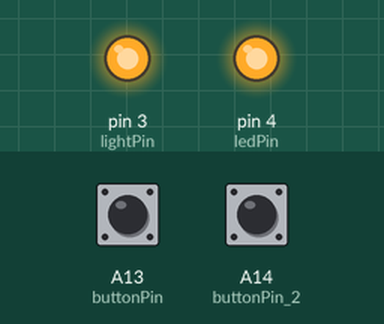
Bench run of a sketch on a simulated Arduino Mega 2560, built with avr-gcc and run on an emulated ATmega2560. Parts: output pins drawn as LEDs (lit = HIGH). The inputs (shaded band) are chosen by the test bench; at power-on: A13 (buttonPin) HIGH, A14 (buttonPin_2) HIGH. Pins used as bus, display or sensor lines are not drawn.

Above: at 1.2 s.
1.3 s: A13 (buttonPin) pulled LOW for 0.15 s
At 2.0 s:
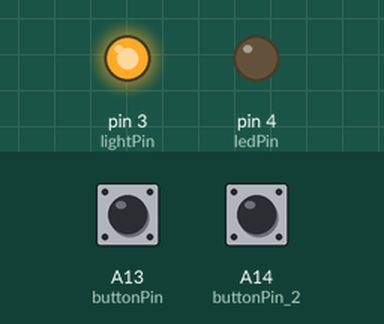
2.9 s: A14 (buttonPin_2) pulled LOW for 0.15 s
At 4.3 s:
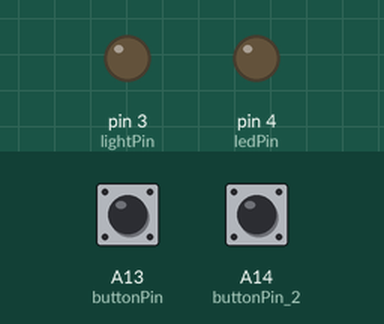
4.6 s: A13 (buttonPin) pulled LOW for 1 s
At 6.8 s:
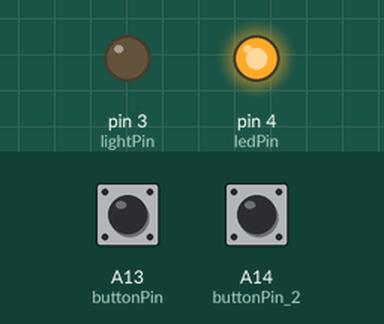
7.1 s: A13 (buttonPin) pulled LOW for 3.2 s
At 11.5 s:
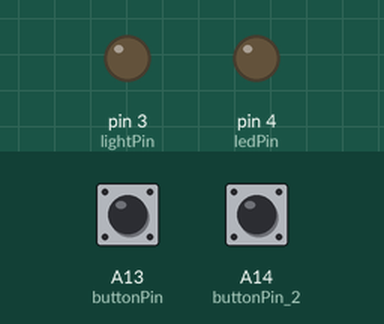
11.8 s: A14 (buttonPin_2) pulled LOW for 1 s
At 13.6 s:
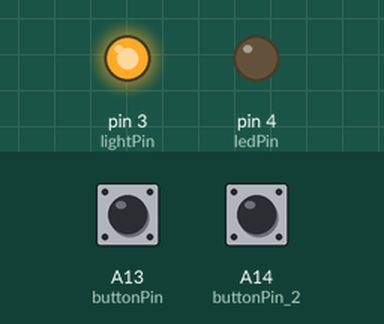
Timing chart, 0 to 15.1 s (numbered marks = the images above; inputs shaded):
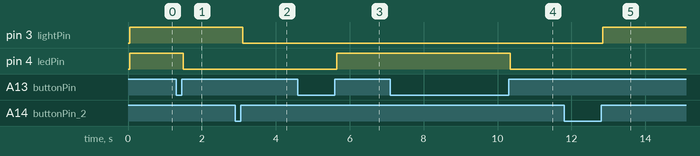

The sketch:

Control_Main.ino
```cpp
const int buttonPin = A13;
const int buttonPin_2 = A14;
const int ledPin = 4;
const int powerPin = 2;
const int lightPin = 3;

int ledState = LOW;
int lightState = LOW;
int buttonState = LOW;
int buttonState_2 = LOW;
int lastButtonState = HIGH;
int lastButtonState_2 = HIGH;
int reading;
int reading_2;

long lastDebounceTime = 0;
long lastDebounceTime_2 = 0;
long debounceDelay = 50;
long debounceDelay_2 = 50;

void setup() {
  // put your setup code here, to run once:
  pinMode(buttonPin,INPUT);
  pinMode(buttonPin_2,INPUT);
  pinMode(ledPin,OUTPUT);
  pinMode(powerPin,OUTPUT);
  pinMode(lightPin,OUTPUT);
  digitalWrite(powerPin,HIGH); //weird logic but this is needed to default the relay off.

}

void loop() {
  // put your main code here, to run repeatedly:
  reading = digitalRead(buttonPin);
  reading_2 = digitalRead(buttonPin_2);

  if (reading != lastButtonState){
    lastDebounceTime=millis();
    lastButtonState=reading;
  }

  if (reading_2 != lastButtonState_2){
    lastDebounceTime_2=millis();
    lastButtonState_2=reading_2;
  }

  if ((millis() - lastDebounceTime) > debounceDelay){
    if (buttonState != lastButtonState){
      buttonState = lastButtonState;
      if (buttonState == HIGH){
        ledState = !ledState;
        digitalWrite(ledPin, ledState);
        digitalWrite(powerPin, ledState);
      }
    }
  }

  if ((millis() - lastDebounceTime_2) > debounceDelay_2){
    if (buttonState_2 != lastButtonState_2){
      buttonState_2 = lastButtonState_2;
      if (buttonState_2 == HIGH){
        lightState = !lightState;
        digitalWrite(lightPin,lightState);
      }
    }
  }

}
```

Measured:
- after the input at 1.3 s, pin 4 (ledPin): HIGH → LOW after 0.20 s
- after the input at 2.9 s, pin 3 (lightPin): HIGH → LOW after 0.20 s
- after the input at 4.6 s, pin 4 (ledPin): LOW → HIGH after 1.1 s
- after the input at 7.1 s, pin 4 (ledPin): HIGH → LOW after 3.3 s
- after the input at 11.8 s, pin 3 (lightPin): LOW → HIGH after 1.0 s
